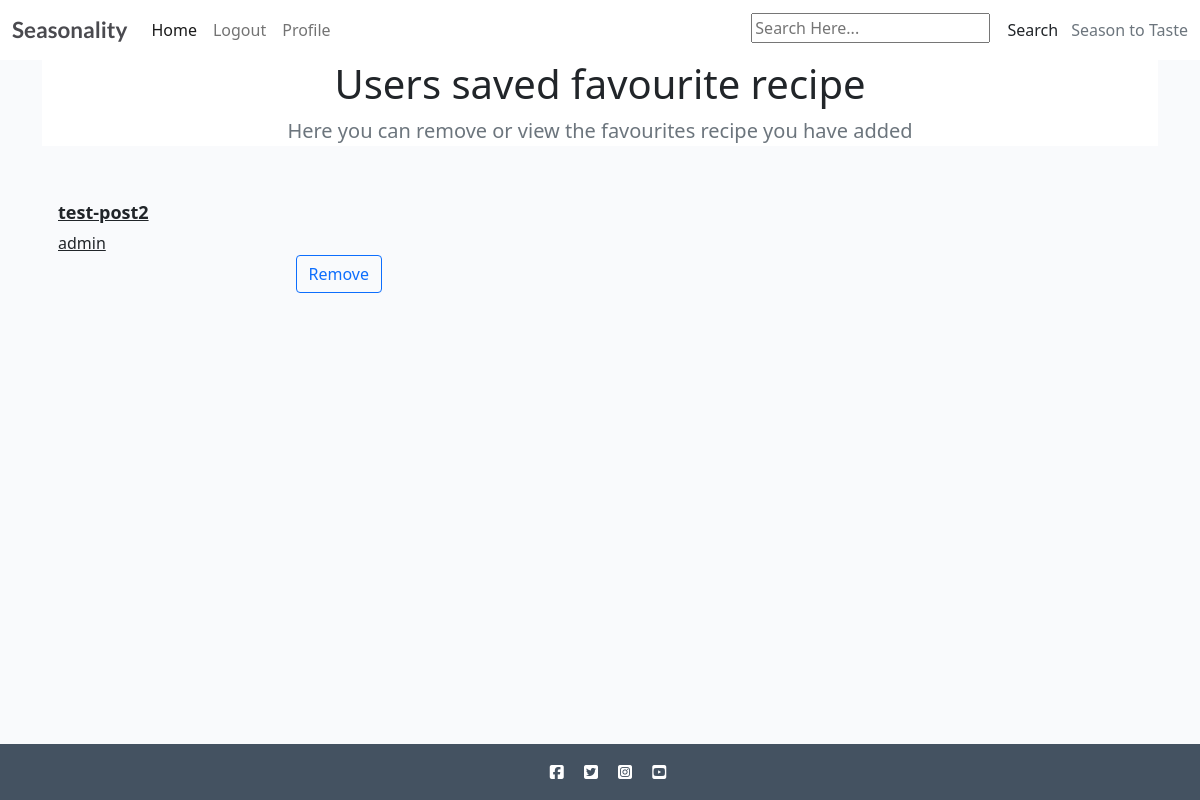
/profile/profile/favourites/ (signed in), run on an earlier commit of the app's database.
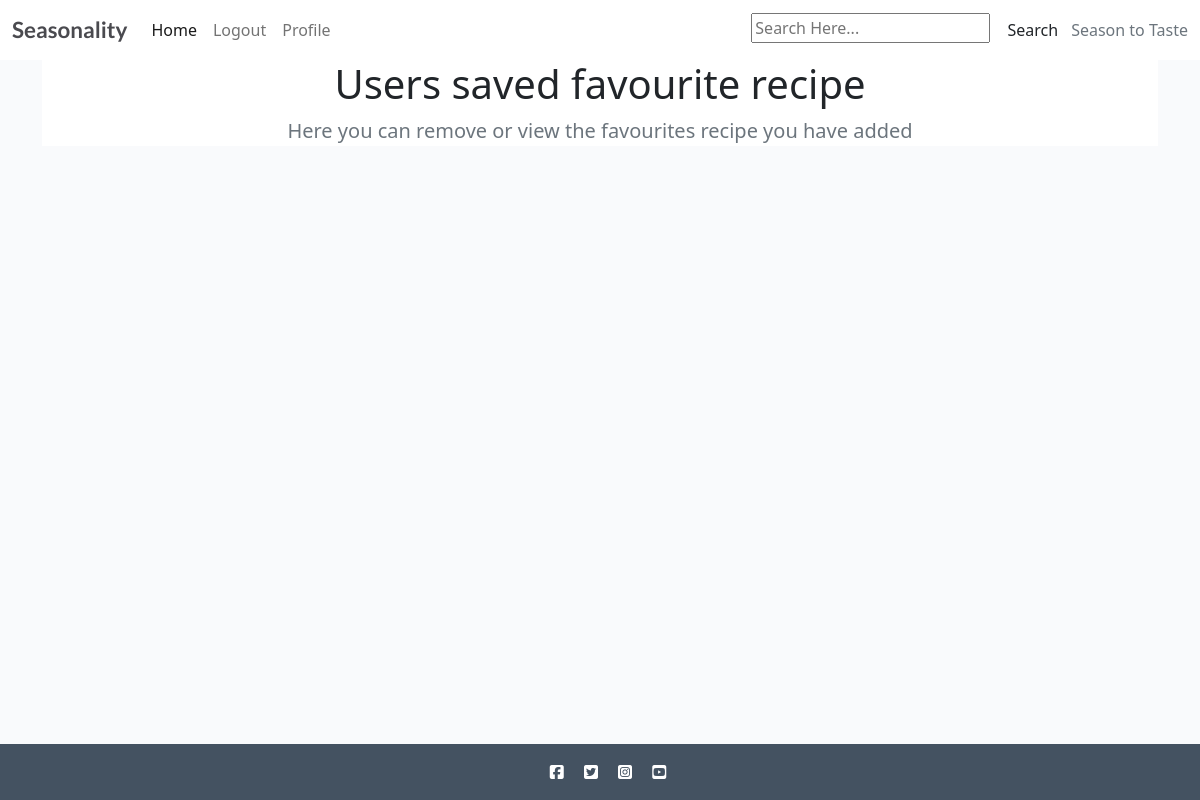
And on a later commit of the database.
### recipebook/models.py (models this page shows, shortened)
class Recipe(models.Model):
    class NewManager(models.Manager):
        def get_queryset(self):
            return super().get_queryset() .filter()
    title = models.CharField(max_length=200, unique=True)
    slug = models.SlugField(max_length=200, unique=True)
    author = models.ForeignKey(
        User, on_delete=models.CASCADE, related_name="recipes"
    )
    diet = models.ForeignKey(
        Diet, on_delete=models.CASCADE, default=True, null=False)
    season = models.ForeignKey(
        Season, on_delete=models.CASCADE, default=True, null=False)
    featured_image = CloudinaryField('image', default='placeholder')
    updated_on = models.DateTimeField(auto_now=True)
    content = models.TextField()
    created_on = models.DateTimeField(auto_now_add=True)
    status = models.IntegerField(choices=STATUS, default=0)
    ingredients = models.TextField(default='placeholder')
    calories = models.IntegerField(default=0)
    fat = models.IntegerField(default=0)
    protein = models.IntegerField(default=0)
    carbs = models.IntegerField(default=0)
    servs = models.IntegerField(default=0)
    favourites = models.ManyToManyField(
        User, related_name='favourite', default=None, blank=True)
    objects = models.Manager()
    newmanager = NewManager()
    class Meta:
        ordering = ["-created_on"]

### profiles/views.py (the view)
# urls.py: path('profile/favourites/', views.favourites, name='favourites'),
@login_required
def favourites(request):
    new = Recipe.newmanager.filter(favourites=request.user)
    return render(request, 'profiles/favourites.html', {'new': new})

### templates/profiles/favourites.html (shortened to what this page needs)
{% extends "../base/base.html" %}
{% block content %}
<div class="container">
    <section class="jumbotron text-center bg-white">
        <div class="container">
            <h1>Users saved favourite recipe</h1>
            <p class="lead text-muted">Here you can remove or view the favourites recipe you have added</p>
        </div>
    </section>
    <div>
        <div class="row">
            {% for recipe in new %}
            <div class="col-md-4">
                <a class="text-dark" href="{% url 'recipe_detail' recipe.slug  %}">
                    <div class="card mb-4 box-shadow">
                        <div class="card-body">
                            <h2 style="font-size:18px;font-weight:bold">{{recipe.title}}</h2>
                            <p class="card-text">{{recipe.author}}</p>
                            <div class="d-flex justify-content-between align-items-center">
                                <div id="favourite-section"><a href="{% url 'favourite_add' recipe.id %}"
                                        class="btn btn-outline-primary">Remove</a></div>
                            </div>
                        </div>
                    </div>
                </a>
            </div>
            {% endfor %}
        </div>
    </div>
</div>
{% endblock %}

What changed in the data, as far as the page shows it:
removed Recipe: title "test-post2", author "admin"
